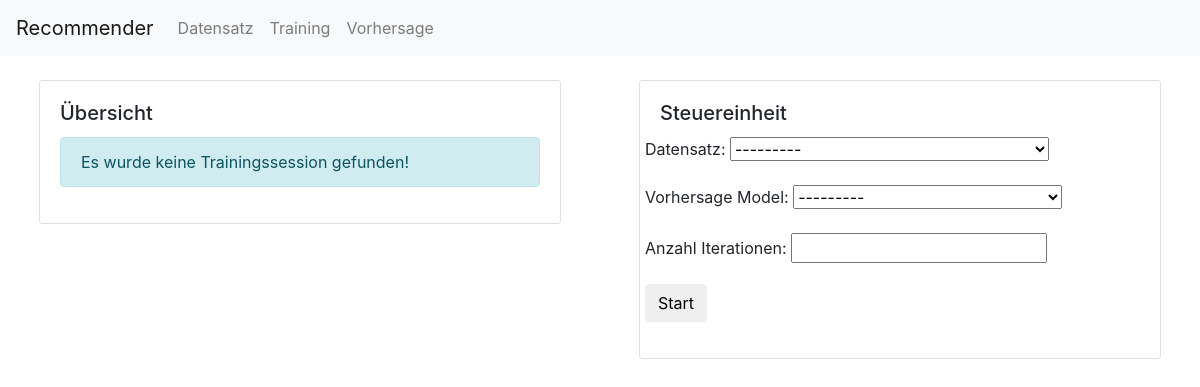
Before: /training with the older database file.
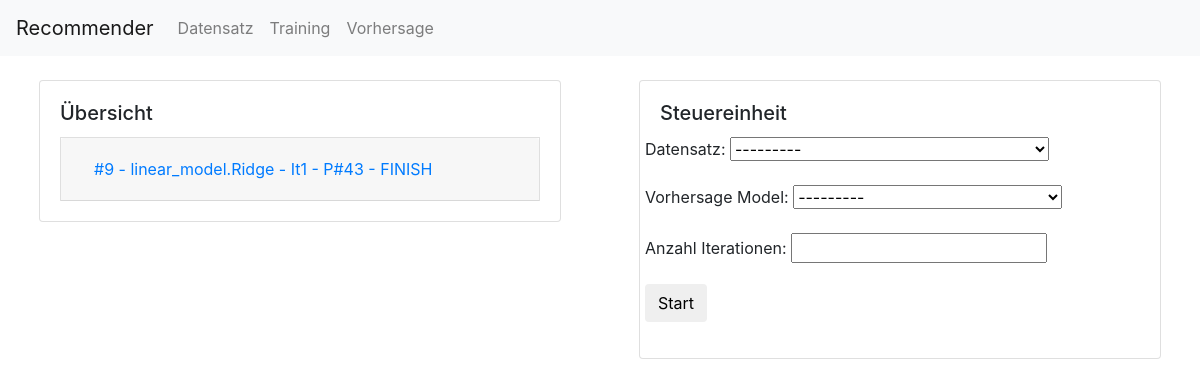
After: the same page with the newer database file.
### recommender/models.py (models this page shows, shortened)
class Training_Session(models.Model):
    preparation_session = models.ForeignKey(Preparation_Session, on_delete=models.PROTECT)
    model_algorithm = models.ForeignKey(Model_Algorithm, on_delete=models.PROTECT)
    num_iteration = models.IntegerField()
    status = models.CharField(max_length=20)
    def __str__(self):
        return '#{} - {} - It{} - P#{} - {}'.format(self.id, self.model_algorithm, self.num_iteration,
                                                    self.preparation_session.id, self.status)

class Preparation_Session(models.Model):
    environment = models.ForeignKey(Environment, on_delete=models.PROTECT)
    decomposition = models.ForeignKey(Decomposition, on_delete=models.PROTECT)
    status = models.CharField(max_length=20)
    num_initial_pids = models.IntegerField()
    num_target_features = models.IntegerField()
    def __str__(self):
        return '#{} - {} - P{} - F{} - {}'.format(self.id, self.decomposition, self.num_initial_pids,
                                                  self.num_target_features, self.status)

class Model_Algorithm(models.Model):
    name = models.CharField(max_length=100)
    def __str__(self):
        return self.name

### recommender/views.py (the view)
# urls.py: url(r'^training$', views.training, name='training'),
def training(request):
    if request.method == "POST":
        form = TrainingControlForm(request.POST)
        if form.is_valid():
            training_session = form.save(commit=False)
            training_session.start()
    training_control_form = TrainingControlForm
    context = {'training_control_form': training_control_form,
               'training_sessions': Training_Session.objects.all()}
    return render(request, 'recommender/training.html', context)

### recommender/models.py (called while the page is built)
    def __str__(self):
        return self.name

### recommender/templates/recommender/training.html (shortened to what this page needs)
{% extends 'recommender/base.html' %}
{% block pagecontent %}
<div class="container-fluid">
    <div class="row">
        <div class="col-sm">
            <div class="card grid-card">
                <div class="card-body">
                    <h5 class="card-title">Übersicht</h5>
                    {% if training_sessions %}
                    <div class="accordion" id="training-sessions-accordion">
                        {% for session in training_sessions %}
                        <div class="card">
                            <div class="card-header" id="heading{{session.id}}">
                                <h5 class="mb-0">
                                    <button class="btn btn-link" type="button" data-toggle="collapse"
                                            data-target="#collapse{{session.id}}" aria-expanded="true"
                                            aria-controls="collapse{{session.id}}">
                                        {{session}}
                                    </button>
                                </h5>
                            </div>
                        </div>
                        {% endfor %}
                    </div>
                    {% else %}
                    <div class="alert alert-info" role="alert">
                        Es wurde keine Trainingssession gefunden!
                    </div>
                    {% endif %}
                </div>
            </div>
        </div>
        <div class="col-sm">
            <div class="card grid-card">
                <div class="card-body">
                    <h5 class="card-title">Steuereinheit</h5>
                    <div class="container">
                        <div class="row">
                            <div class="row">
                                <form method="POST" class="post-form">{% csrf_token %}
                                    {{ training_control_form.as_p }}
                                    <button type="submit" class="save btn btn-default">Start</button>
                                </form>
                            </div>
                        </div>
                    </div>
                </div>
            </div>
        </div>
    </div>
</div>
{% endblock %}

Changed rows visible on the page:
added Training_Session: id+model_algorithm+num_iteration "#9 - linear_model.Ridge - It1 - P#43 - FINISH"
Other visible differences:
text no longer shown: "Es wurde keine Trainingssession gefunden!"
